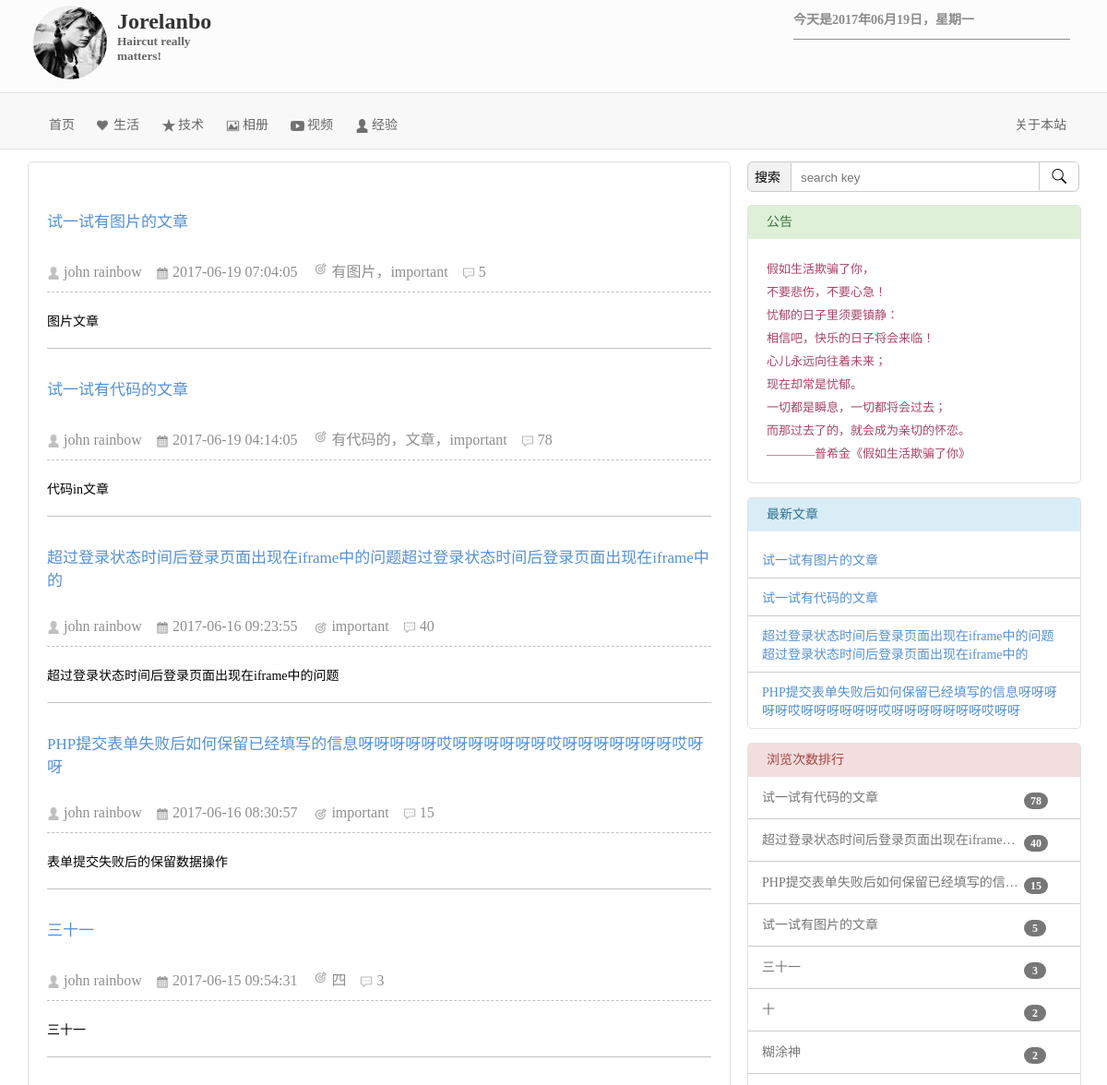
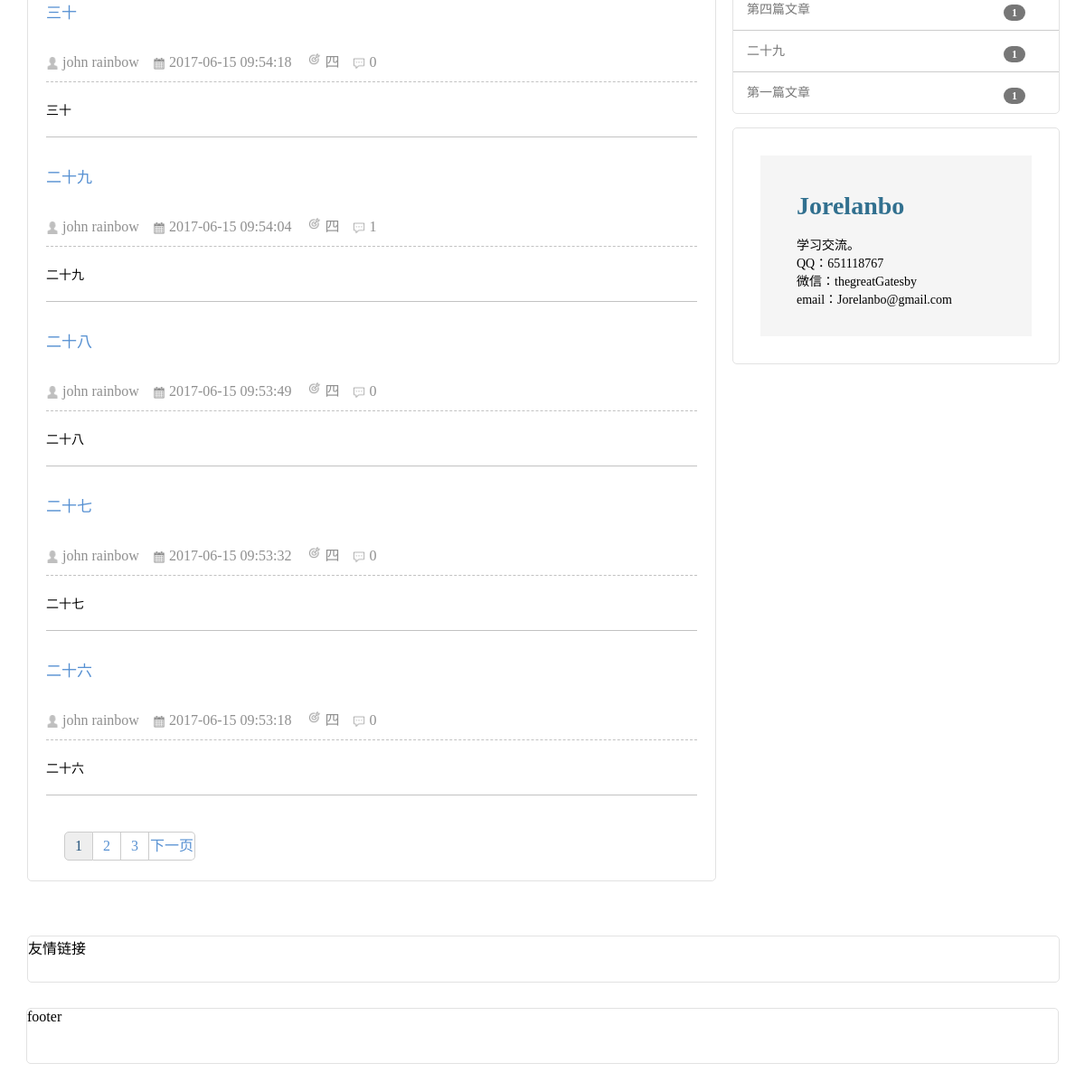
The page / on the database its author committed (2 pictures, top to bottom).
### tables this page shows
CREATE TABLE `user` (
  `id` int(3) NOT NULL AUTO_INCREMENT,
  `name` varchar(16) NOT NULL,
  `sex` smallint(1) NOT NULL,
  `signature` varchar(30) DEFAULT NULL,
  `avatar_path` varchar(50) DEFAULT NULL,
  PRIMARY KEY (`id`)
);

CREATE TABLE `article` (
  `id` int(5) NOT NULL AUTO_INCREMENT,
  `title` varchar(50) NOT NULL,
  `article_type_id` int(5) NOT NULL,
  `keywords` varchar(50) NOT NULL,
  `content` text NOT NULL,
  `view_times` int(10) DEFAULT NULL,
  `create_time` int(10) DEFAULT NULL,
  `introduction` varchar(100) DEFAULT NULL,
  PRIMARY KEY (`id`)
);

### include/mysqli.class.php (called while the page is built, shortened)
<?php
$db = new Mysql();
class Mysql{
    var $mysqli;
    function __construct()
    {
        $this->db_host = 'localhost';
        $this->db_user = 'root';
        $this->db_pwd = 'root';
        $this->db_name = 'blog';
        $this->mysqli = @new mysqli($this->db_host, $this->db_user, $this->db_pwd, $this->db_name);
    }
    function getArticleCount($article_type = null) {
        if ($article_type == null) {
            $sql = "SELECT count(*) FROM article";
        } else {
            $sql = "SELECT count(*) FROM article WHERE article_type_id=$article_type";
        }
        $result = $this->mysqli->query($sql);
        if ($this->mysqli->affected_rows > 0) {
            $result->data_seek(0);
            $row = $result->fetch_assoc();
            $article_count = $row['count(*)'];
        } else {
            $article_count = 0;
        }
        return $article_count;
    }
    function getMaster(){
        $sql = "SELECT * From user";
        $result = $this->mysqli->query($sql);
        $result->data_seek(0);
        $row = $result->fetch_assoc();
        $name = $row['name'];
        $sex = $row['sex'] == 1 ? '男': '女';
        $signature = $row['signature'];
        $avatar_path = $row['avatar_path'];
        $master = ['name'=>$name, 'sex'=>$sex, 'signature'=>$signature, 'avatar_path'=>$avatar_path];
        return $master;
    }
    function getArticles($current_page = 1, $typeId = null)
    {
        $page_start = ($current_page - 1) * 10;
        if ($typeId == null) {
            $sql = "SELECT * FROM article ORDER BY create_time DESC LIMIT {$page_start},10";
        } else {
            $sql = "SELECT * FROM article WHERE article_type_id=$typeId ORDER BY create_time DESC LIMIT {$page_start},10";
        }
        $result = $this->mysqli->query($sql);
        $articles = [];
        if ($this->mysqli->affected_rows > 0) {
            for ($i = 0;$i < $result->num_rows;$i ++) {
                $result->data_seek($i);
                $row = $result->fetch_assoc();
                $articles[] = ['id'=>$row['id'], 'title'=>$row['title'], 'article_type_id'=>$row['article_type_id'],
                    'keywords'=>$row['keywords'], 'introduction'=>$row['introduction'], 'content'=>$row['content'],
                    'view_times'=>$row['view_times'], 'create_time'=>$row['create_time']];
            }
        }
        return $articles;
    }
    function getNewest()
    {
        $sql = "SELECT id,title FROM article WHERE keywords LIKE '%important%' ORDER BY create_time DESC LIMIT 10";
        $result = $this->mysqli->query($sql);
        $articles = [];
        if ($this->mysqli->affected_rows > 0) {
            for ($i = 0;$i < $result->num_rows;$i ++) {
                $result->data_seek($i);
                $row = $result->fetch_assoc();
                $articles[] = ['id'=>$row['id'], 'title'=>$row['title']];
            }
        }
        return $articles;
    }
    function getHighViewList()
    {
        $sql = "SELECT id,title,view_times FROM article ORDER BY view_times DESC LIMIT 10";
        $result = $this->mysqli->query($sql);
        $articles = [];
        if ($this->mysqli->affected_rows > 0) {
            for ($i = 0; $i < $result->num_rows; $i ++) {
                $result->data_seek($i);
                $row = $result->fetch_assoc();
                $articles[] = ['id'=>$row['id'], 'title'=>$row['title'], 'view_times'=>$row['view_times']];
            }
        }
        return $articles;
    }
}

### articleList.php (the view)
<?php
$articles = $db->getArticles($page);
$article_count = $db->getArticleCount();
$total_pages = ceil($article_count / 10);
$pre_page = $page - 1;
$next_page = $page + 1;
for ($i = 0; $i < count($articles); $i++) {
    $article = $articles[$i];
    $id = $article['id'];
    $title = $article['title'];
    $create_time = date('Y-m-d H:i:s', $article['create_time']);
    $keywords = $article['keywords'];
    $introduction = $article['introduction'];
    $view_times = $article['view_times'];
    ?>
    <div class="article_item">
        <div class="article_item_title"><a
                    href="viewArticle.php?&id=<?php echo $id; ?>"><?php echo $title ?></a></div>
        <div class="article_item_info_list">
            <span class="article_writer">john rainbow</span><span
                    class="article_create_time"><?php echo $create_time ?></span>
            <span class="keywords"><?php echo $keywords ?></span><span
                    class="view_times"><?php echo $view_times ?></span>
        </div>
        <div class="article_item_introduction"><?php echo $introduction ?></div>
        <div class="article_item_divide_line"></div>
    </div>
    <?php
}
?>
<div class="page_number_list">
    <?php
    if ($total_pages == 1 || $total_pages == 0) {
        echo "<a  class='page_number_1' href='index.php?page=1'>1</a>";
    } else {
        if ($page != 1) {
            echo "<a class='pre_page' href='index.php?page={$pre_page}'>上一页</a><a  class='page_number' href='index.php?page=1'>1</a>";
        } else {
            echo "<a  class='start_page' href='index.php?page=1'>1</a>";
        }
        for ($i = 1; $i < $total_pages - 1; $i++) {
            $page_number = $i + 1;
            if ($page_number == $page) {
                echo "<a class='page_current_number' href='index.php?page={$page_number}'>$page_number</a>";
            } else {
                echo "<a class='page_number' href='index.php?page={$page_number}'>$page_number</a>";
            }
        }
        if ($page != $total_pages) {
            echo "<a class='page_number' href='index.php?page={$total_pages}'>$total_pages</a><a class='next_page' href='index.php?page={$next_page}'>下一页</a>";
        } else {
            echo "<a class='end_page' href='index.php?page={$total_pages}'>$total_pages</a>";
        }
    }
    ?>
</div>

### header.php
<?php
require_once 'common/common.inc.php';
$dayArray = ['', '一', '二', '三', '四', '五', '六', '日'];
$day = $dayArray[date('N')];
$date = "今天是" . date('Y年m月d日') . "，星期" . $day;
$master = $db->getMaster();
$name = $master['name'];
$signature = $master['signature'];
$avatar_path = $master['avatar_path'];
?>
<div class="box">
    <div class="header">
        <div class="avatar_area">
            <a href=""><img class="avatar" src="<?=$avatar_path?>"></a>
            <div class="name_signature">
                <a href=""><h2 id="name"><?=$name?></h2></a>
                <h5 id="signature"><?=$signature?></h5>
            </div>
        </div>
        <h6 class="date"><?=$date?></h6>
    </div>
    <div class="nav_bg">
        <div class="nav">
            <ul>
                <li class="home"><a href="index.php">首页</a></li>
                <li class="life"><a href="life.php">生活</a></li>
                <li class="skill"><a href="skill.php">技术</a></li>
                <li class="album"><a href="album.php" target="_blank">相册</a></li>
                <li class="video"><a href="video.php" target="_blank">视频</a></li>
                <li class="experience"><a href="experience.php" target="_blank">经验</a></li>
                <li class="about"><a href="about.php">关于本站</a></li>
            </ul>
        </div>
    </div>
</div>
<div class="fix_nav" id="fix_nav">
    <div class="nav_bg">
        <div class="nav">
            <ul>
                <li class="home"><a href="index.php">首页</a></li>
                <li class="life"><a href="life.php">生活</a></li>
                <li class="skill"><a href="skill.php">技术</a></li>
                <li class="album"><a href="album.php" target="_blank">相册</a></li>
                <li class="video"><a href="video.php" target="_blank">视频</a></li>
                <li class="experience"><a href="experience.php" target="_blank">经验</a></li>
                <li class="about"><a href="about.php">关于本站</a></li>
            </ul>
        </div>
    </div>
</div>

### newest.php
<?php
$newest = $db->getNewest();
for ($i = 0; $i < count($newest); $i ++) {
    $newest_id = $newest[$i]['id'];
    $newest_title = $newest[$i]['title'];
    if ($i == count($newest) - 1) {
?>
        <div class="newest_item">
            <a href="viewArticle.php?id=<?php echo $newest_id;?>"><?php echo $newest_title;?></a>
        </div>
<?php
    } else {
?>
        <div class="newest_item">
            <a href="viewArticle.php?id=<?php echo $newest_id; ?>"><?php echo $newest_title; ?></a>
        </div>
        <div class="newest_item_divide_line"></div>
<?php
    }
}

### highViewList.php
<?php
$high_views = $db->getHighViewList();
for ($i = 0; $i < count($high_views); $i ++) {
    $high_view_id = $high_views[$i]['id'];
    $high_view_title = $high_views[$i]['title'];
    $high_view_view_times = $high_views[$i]['view_times'];
    if ($i == count($high_views) - 1) {
        ?>
        <div class="high_view_item">
            <a href="viewArticle.php?id=<?php echo $high_view_id;?>"><?php echo $high_view_title;?></a>
            <div class="times"><?php echo $high_view_view_times;?></div>
        </div>
        <?php
    } else {
        ?>
        <div class="high_view_item">
            <a href="viewArticle.php?id=<?php echo $high_view_id; ?>" title="<?php echo $high_view_title; ?>"><?php echo $high_view_title; ?></a>
            <div class="times"><?php echo $high_view_view_times;?></div>
        </div>
        <div class="high_view_item_divide_line"></div>
        <?php
    }
}

### rows shown on the page
user: avatar_path (picture), name "Jorelanbo", signature "Haircut really matters!"
article: title "试一试有图片的文章", keywords "有图片，important", view_times "5", introduction "图片文章"
article: title "试一试有代码的文章", keywords "有代码的，文章，important", view_times "78", introduction "代码in文章"
article: title "超过登录状态时间后登录页面出现在iframe中的问题超过登录状态时间后登录页面出现在iframe中的", keywords "important", view_times "40", introduction "超过登录状态时间后登录页面出现在iframe中的问题", title "超过登录状态时间后登录页面出现在iframe…"
article: title "PHP提交表单失败后如何保留已经填写的信息呀呀呀呀呀哎呀呀呀呀呀呀哎呀呀呀呀呀呀呀哎呀呀", keywords "important", view_times "15", introduction "表单提交失败后的保留数据操作", title "PHP提交表单失败后如何保留已经填写的信…"
article: title "三十一", keywords "四", view_times "3", introduction "三十一"
article: title "三十", keywords "四", view_times "0", introduction "三十"
article: title "二十九", keywords "四", view_times "1", introduction "二十九"
article: title "二十八", keywords "四", view_times "0", introduction "二十八"
article: title "二十七", keywords "四", view_times "0", introduction "二十七"
article: title "二十六", keywords "四", view_times "0", introduction "二十六"
article: title "十", view_times "2"
article: title "糊涂神", view_times "2"
article: title "第四篇文章", view_times "1"
article: title "第一篇文章", view_times "1"

### other values the page prints
$page_number "2"
$total_pages "3"
